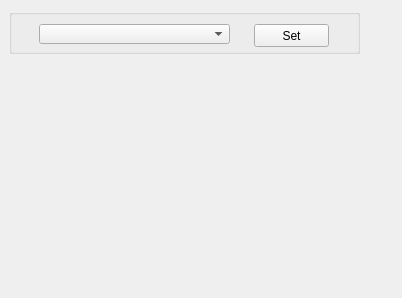
<?xml version="1.0" encoding="UTF-8"?>
<ui version="4.0">
 <class>ui_main</class>
 <widget class="QWidget" name="ui_main">
  <property name="geometry">
   <rect>
    <x>0</x>
    <y>0</y>
    <width>402</width>
    <height>298</height>
   </rect>
  </property>
  <property name="windowTitle">
   <string>Form</string>
  </property>
  <widget class="QGroupBox" name="groupBox_load">
   <property name="geometry">
    <rect>
     <x>9</x>
     <y>9</y>
     <width>351</width>
     <height>45</height>
    </rect>
   </property>
   <property name="title">
    <string/>
   </property>
   <layout class="QVBoxLayout" name="verticalLayout">
    <item>
     <layout class="QHBoxLayout" name="horizontalLayout">
      <item>
       <widget class="QComboBox" name="comboBox_prob">
        <property name="minimumSize">
         <size>
          <width>191</width>
          <height>20</height>
         </size>
        </property>
        <property name="maximumSize">
         <size>
          <width>191</width>
          <height>20</height>
         </size>
        </property>
       </widget>
      </item>
      <item>
       <widget class="QPushButton" name="set_btn">
        <property name="minimumSize">
         <size>
          <width>75</width>
          <height>23</height>
         </size>
        </property>
        <property name="maximumSize">
         <size>
          <width>75</width>
          <height>23</height>
         </size>
        </property>
        <property name="text">
         <string>Set</string>
        </property>
       </widget>
      </item>
     </layout>
    </item>
   </layout>
  </widget>
 </widget>
 <resources/>
 <connections/>
</ui>
